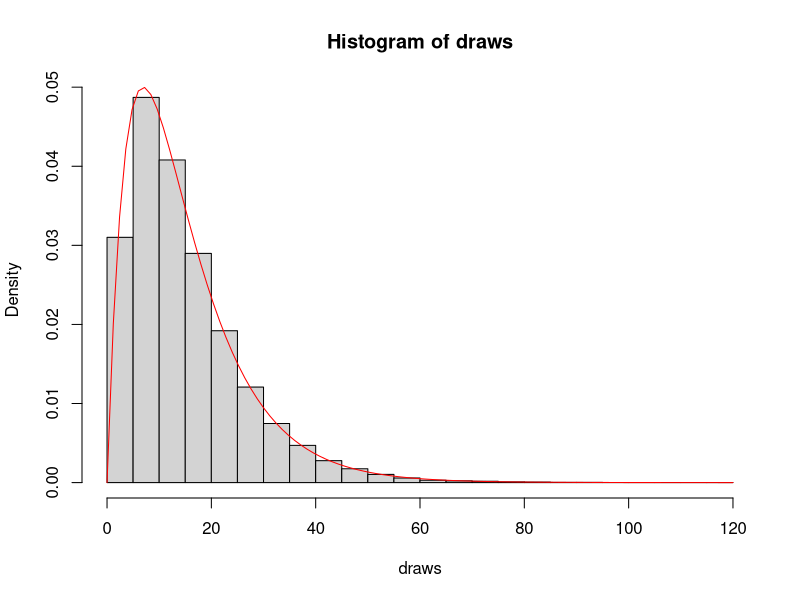

Here is the R script that generated this plot:
#Worked with Ben Monical
#Q1
#PART I & II
#max of Xa and Xb because satellite only fails when the 2nd one does
draws <- replicate(100000, max(rexp(1, .1), rexp(1, .1)))

#PART III
hist(draws, freq = FALSE)
curve(0.2 * exp(-0.1 * x) - 0.2 * exp(-0.2 * x), add = TRUE, col = "red")

#PART IV
print(mean(draws)) #should be approx 15

#PART V
print(1 - pexp(15, 1 / mean(draws)))

# Q2 Monte Carlo estimation of π (10,000 replications)
# generate 10,000 (x,y) points
x <- runif(10000)
y <- runif(10000)

# calculate x^2 + y^2 taking into consideration circle not centered on origin
z <- ((x - 0.5)^2 + (y - 0.5)^2)

# if z <= 0.25, the point is in the circle (r^2 = .25)
# sum(z) is the number of TRUE values (points in circle)
# length(z) is the total number of points (points in the square)
pi <- 4 * sum(z <= 0.25) / length(z)
print(pi)